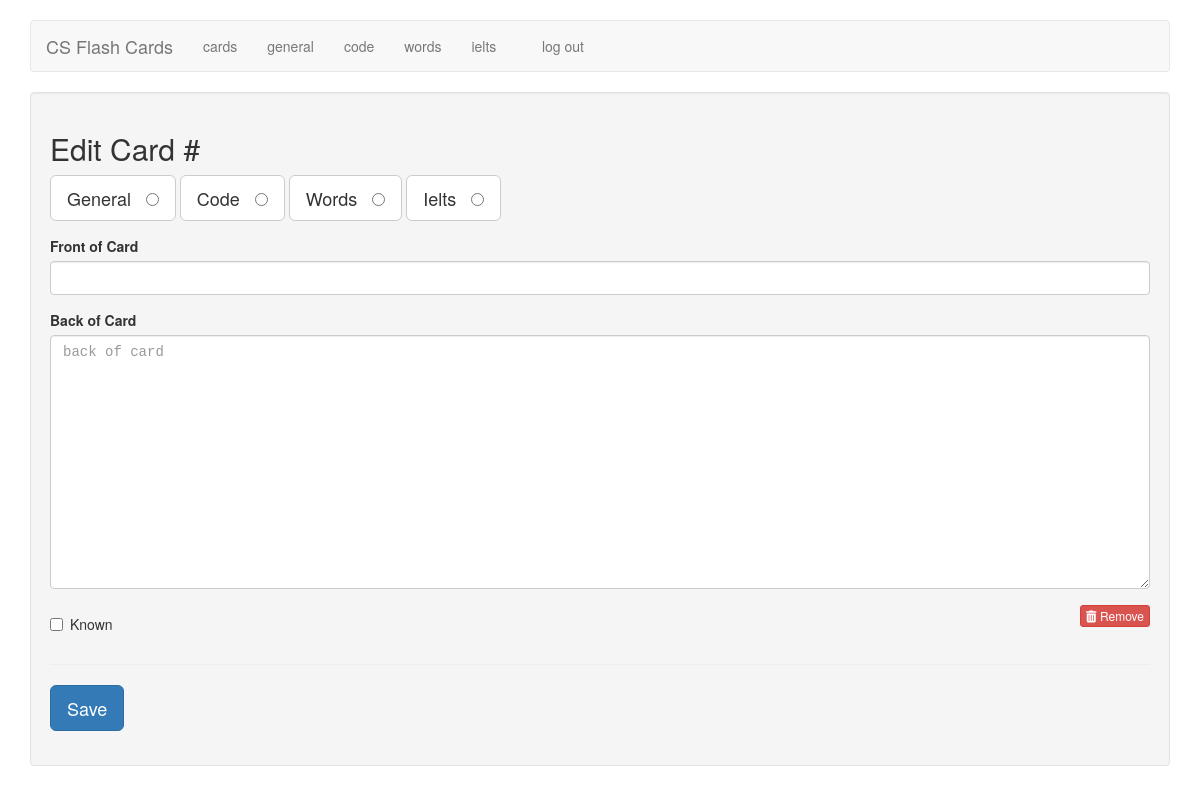
Page /edit/15 (signed in) on the earlier database version.
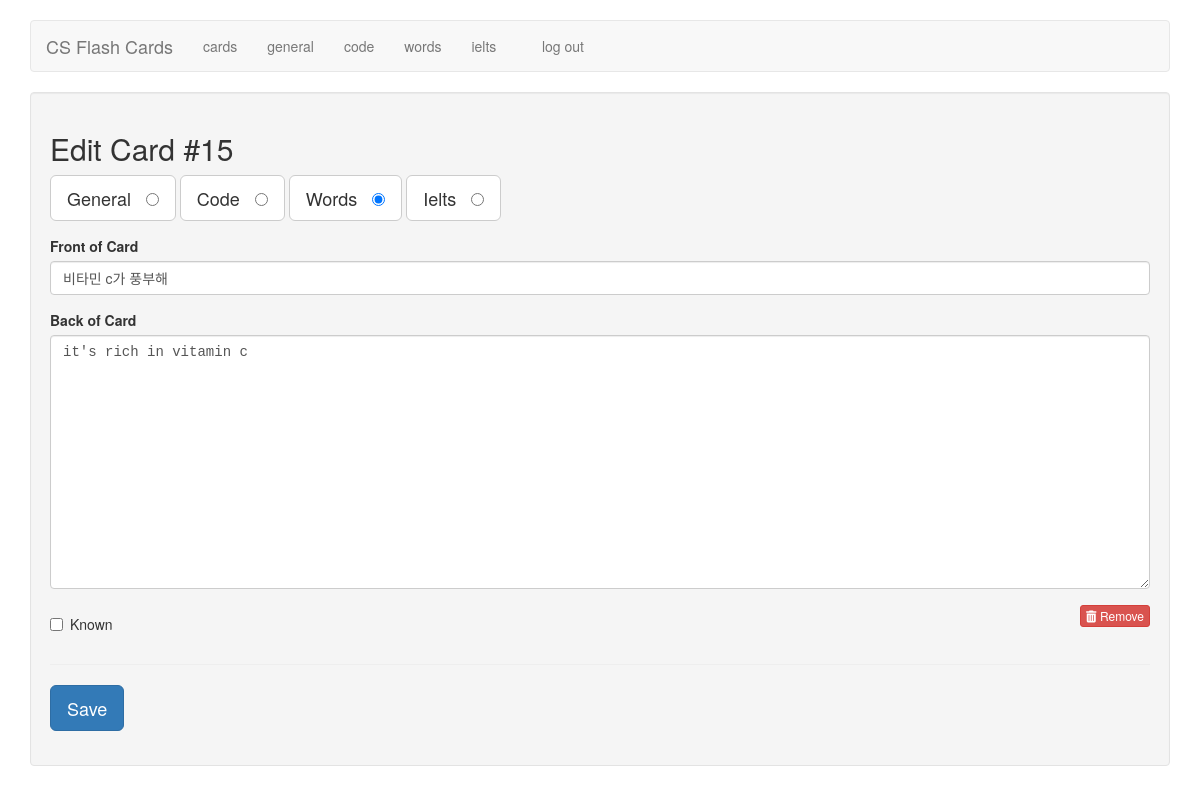
Same page on the later database version.
### tables this page shows
CREATE TABLE cards (
  id integer primary key autoincrement,
   /* 1 for interview, 2 for code, 3 for english, 4 for ielts */
  type tinyint not null,
  front text not null,
  back text not null,
  sort int default 0,
  known boolean default 0
);

### flash_cards.py (the view)
@application.route('/edit/<card_id>')
def edit(card_id):
    if not session.get('logged_in'):
        return redirect(url_for('login'))
    db = get_db()
    query = '''
        SELECT id, type, front, back, known
        FROM cards
        WHERE id = ?
    '''
    cur = db.execute(query, [card_id])
    card = cur.fetchone()
    return render_template('edit.html', card=card)

### flash_cards.py (called while the page is built)
def connect_db():
    rv = sqlite3.connect(application.config['DATABASE'])
    rv.row_factory = sqlite3.Row
    return rv

def get_db():
    if not hasattr(g, 'sqlite_db'):
        g.sqlite_db = connect_db()
    return g.sqlite_db

### templates/edit.html (shortened to what this page needs)
{% extends "layout.html" %}
{% block body %}
    <div class="well">
        <h2>Edit Card #{{ card.id }}</h2>
        <form action="{{ url_for('edit_card') }}" method="post" class="cardForm">
            <div class="form-group">
                <label for="general" class="btn btn-default btn-lg">General &nbsp;
                    <input type="radio" name="type" value="1"
                           id="general" {{ "checked" if (card.type == 1) else "" }} />
                </label>
                <label for="code" class="btn btn-default btn-lg">Code &nbsp;
                    <input type="radio" name="type" value="2" id="code" {{ "checked" if (card.type == 2) else "" }} />
                </label>
                <label for="eng" class="btn btn-default btn-lg">Words &nbsp;
                    <input type="radio" name="type" value="3" id="eng" {{ "checked" if (card.type == 3) else "" }} />
                </label>
                <label for="ielts" class="btn btn-default btn-lg">Ielts &nbsp;
                    <input type="radio" name="type" value="2" id="ielts" {{ "checked" if (card.type == 4) else "" }} />
                </label>
            </div>
            <div class="form-group">
                <label for="front">Front of Card</label>
                <input type="text" name="front" id="front" class="form-control" value="{{ card.front|e }}">
            </div>
            <div class="form-group">
                <label for="back">Back of Card</label>
                <textarea name="back"
                          class="form-control"
                          id="back"
                          placeholder="back of card"
                          rows="12">{{ card.back|e }}</textarea>
            </div>
            <div class="row">
                <div class="col-xs-6">
                    <div class="checkbox">
                        <label>
                            <input type="checkbox" name="known"
                               value="1" {{ "checked" if (card.known == 1) else "" }} /> Known
                        </label>
                    </div>
                </div>
                <div class="col-xs-6 text-right">
                    <a href="{{ url_for('delete', card_id=card.id) }}" class="btn btn-danger btn-xs">
                        <i class="fa fa-trash"></i>
                        Remove
                    </a>
                </div>
            </div>
            <hr />
            <div class="form-group">
                <button type="submit" class="saveButton btn btn-lg btn-primary">Save</button>
            </div>
        </form>
    </div>
{% endblock %}

Differences in the rows shown:
added cards: id "15", front "비타민 c가 풍부해", back "it's rich in vitamin c"
Other differences:
form field type: "☐ Words" → "☑ Words"
